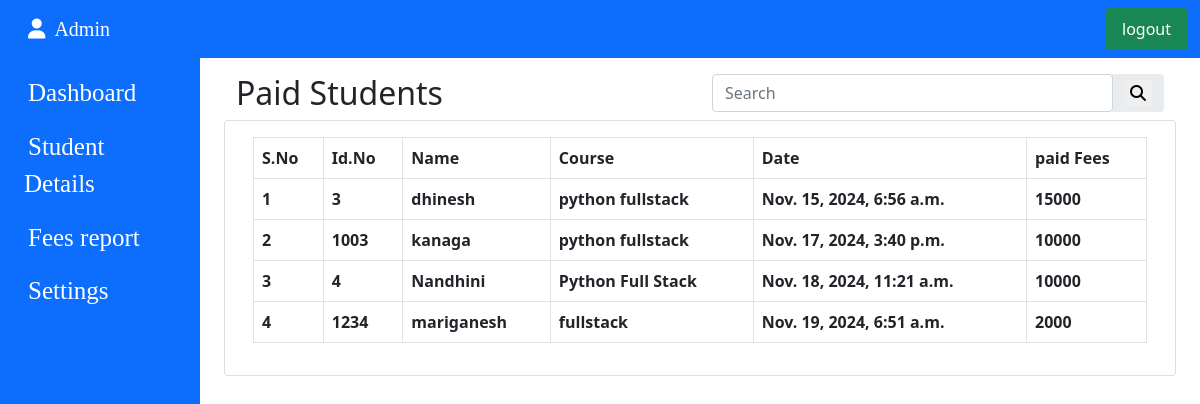
/paid_std/, run on the app's committed database.
### instituteapp/models.py (models this page shows)
class students_details(models.Model):
  idnum=models.IntegerField(null=True,blank=True)
  Name=models.CharField(max_length=30, null=True, blank=True)
  Gender=models.CharField(max_length=10, null=True, blank=True)
  course=models.CharField(max_length=20,null=True,blank=True)
  duration=models.CharField(max_length=10,null=True,blank=True)
  phnum=models.BigIntegerField(null=True,blank=True)
  place=models.CharField(max_length=30,null=True,blank=True)
  paidfees=models.IntegerField(null=True,blank=True)
  paiddate=models.DateTimeField(auto_now_add=True)
  total_fees = models.FloatField(default=0.0)  # Add total fees field
  pendingfees=models.IntegerField(null=True,blank=True)

### instituteapp/views.py (the view)
# urls.py: path('paid_std/',views.paidstd,name='paid_std'),
def paidstd(request):
    std=students_details.objects.all()
    return render(request,'paid_student.html',{"std":std})

### templates/paid_student.html (shortened to what this page needs)
{% extends 'main.html' %}
{% load static %}
{% block content %}
            <div class="col py-3 ">
              <div class="container-fluid">
                <div class="row">
                    <div class="col-6"><h2>Paid Students</h2></div>
                    <div class="col-6">
                        <div class="input-group rounded">
                        <input type="search" class="form-control rounded" placeholder="Search" aria-label="Search" aria-describedby="search-addon" id="searchInput">
                        <span class="input-group-text border-0" id="search-addon">
                            <button class="border-0" onclick="searchTable()"><i class="fa fa-search"></i></button>
                        </span>
                      </div></div>
  <div class="card">
    <div class="card-body">
    <table class="table table-bordered table-responsive"id="dataTable" >
      <thead>
        <tr>
          <th>S.No</th>
          <th>Id.No</th>
          <th>Name</th>
          <th>Course</th>
          <th>Date</th>
          <th>paid Fees</th>
        </tr>
      </thead>
      <tbody>
        {% for data in std %}
        <tr>
          <td>{{forloop.counter}}</td>
          <td>{{data.idnum}}</td>
          <td>{{data.Name}}</td>
          <td>{{data.course}}</td>
          <td>{{data.paiddate}}</td>
          <td>{{data.paidfees}}</td>
        </tr>
        {% endfor %}
      </tbody>
    </table>
  </div>
  </div>
</div>
</div>
</div>
{% endblock content %}

### static/assets/css/style.css (style rules this page uses)
.card { font-weight: 900; }

### data on the page
students_details: idnum "3", Name "dhinesh", course "python fullstack", paiddate "Nov. 15, 2024, 6:56 a.m.", paidfees "15000"
students_details: idnum "1003", Name "kanaga", course "python fullstack", paiddate "Nov. 17, 2024, 3:40 p.m.", paidfees "10000"
students_details: idnum "4", Name "Nandhini", course "Python Full Stack", paiddate "Nov. 18, 2024, 11:21 a.m.", paidfees "10000"
students_details: idnum "1234", Name "mariganesh", course "fullstack", paiddate "Nov. 19, 2024, 6:51 a.m.", paidfees "2000"
